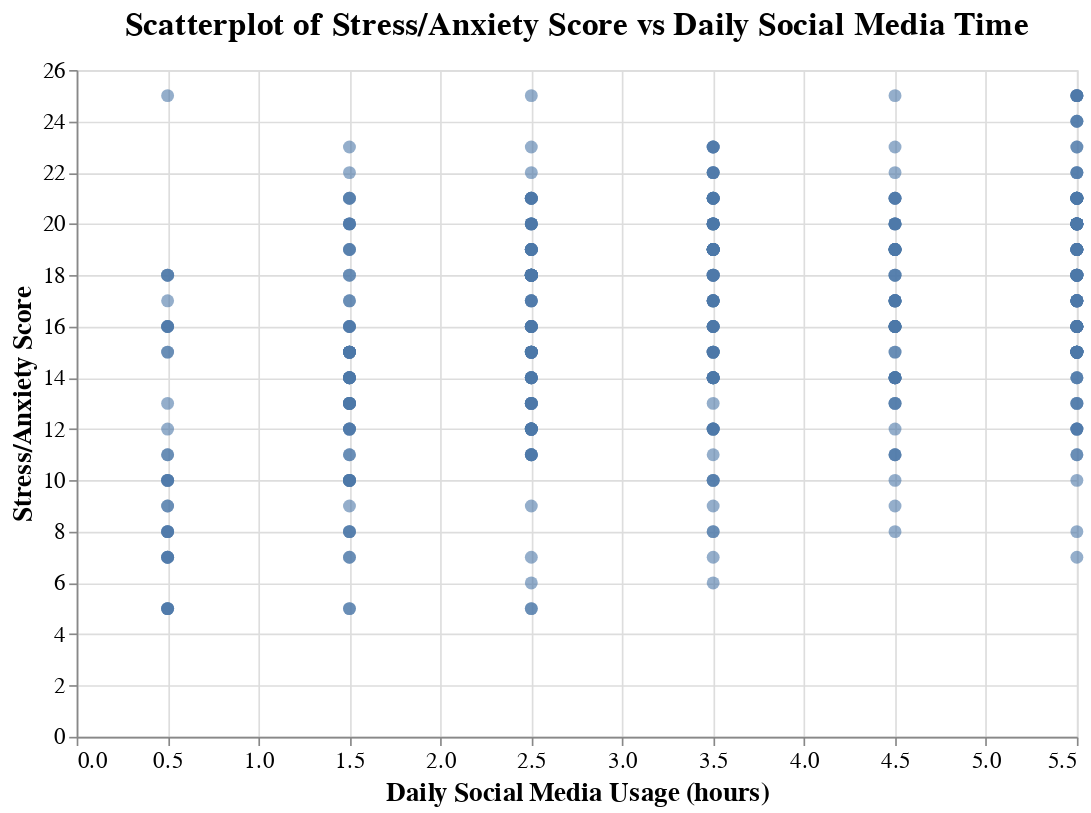

Source (notebook cell):
### Code cell
scatter_stress = alt.Chart(social_df_clean).mark_circle(size=60, opacity=0.6).encode(
    x=alt.X('sm_time_daily_num:Q', title='Daily Social Media Usage (hours)'),
    y=alt.Y('stress_anxiety_level:Q', title='Stress/Anxiety Score'),
    tooltip=[
        alt.Tooltip('sm_time_daily_num:Q', title='Daily Social Media Time', format='.1f'),
        alt.Tooltip('stress_anxiety_level:Q', title='Stress/Anxiety Score', format='.2f')
    ]
).properties(
    width=600,
    height=400,
    title='Scatterplot of Stress/Anxiety Score vs Daily Social Media Time'
).configure_axis(
    labelFontSize=14,
    titleFontSize=16
).configure_title(
    fontSize=20,
    anchor='middle',
    offset=10
)

scatter_stress
# scatter_stress.save('scatter_stress.json')

### Figure 1 — Vega-Lite specification as saved in the notebook (floating-point values rounded to 4 significant figures; data arrays with more than 128 entries replaced by an {"elided": "..."} marker saying what was removed)
{"config": {"view": {"continuousWidth": 300, "continuousHeight": 300}, "axis": {"labelFontSize": 14, "titleFontSize": 16}, "title": {"anchor": "middle", "fontSize": 20, "offset": 10}}, "data": {"name": "data-7d33c6bcd46919e46dae91af256d3e0b"}, "mark": {"type": "circle", "opacity": 0.6, "size": 60}, "encoding": {"tooltip": [{"field": "sm_time_daily_num", "format": ".1f", "title": "Daily Social Media Time", "type": "quantitative"}, {"field": "stress_anxiety_level", "format": ".2f", "title": "Stress/Anxiety Score", "type": "quantitative"}], "x": {"field": "sm_time_daily_num", "title": "Daily Social Media Usage (hours)", "type": "quantitative"}, "y": {"field": "stress_anxiety_level", "title": "Stress/Anxiety Score", "type": "quantitative"}}, "height": 400, "title": "Scatterplot of Stress/Anxiety Score vs Daily Social Media Time", "width": 600, "$schema": "https://vega.github.io/schema/vega-lite/v5.20.1.json", "datasets": {"data-7d33c6bcd46919e46dae91af256d3e0b": {"elided": "449 records"}}}
